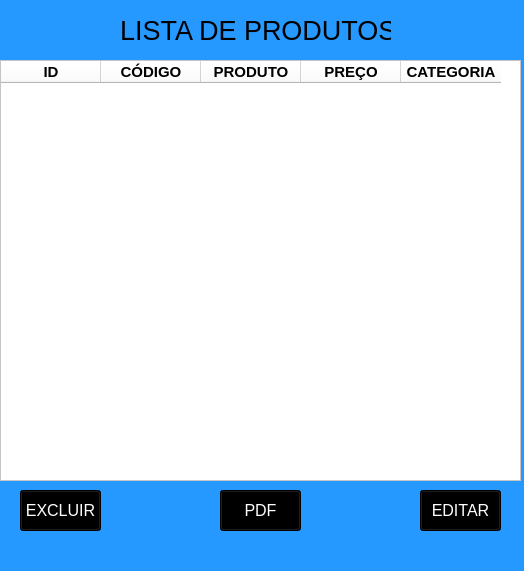
<?xml version="1.0" encoding="UTF-8"?>
<ui version="4.0">
 <class>MainWindow</class>
 <widget class="QMainWindow" name="MainWindow">
  <property name="geometry">
   <rect>
    <x>0</x>
    <y>0</y>
    <width>524</width>
    <height>571</height>
   </rect>
  </property>
  <property name="windowTitle">
   <string>MainWindow</string>
  </property>
  <property name="styleSheet">
   <string notr="true">background-color: rgb(82, 195, 255);

background-color: rgb(37, 153, 255);</string>
  </property>
  <widget class="QWidget" name="centralwidget">
   <widget class="QLabel" name="label">
    <property name="geometry">
     <rect>
      <x>120</x>
      <y>10</y>
      <width>271</width>
      <height>41</height>
     </rect>
    </property>
    <property name="font">
     <font>
      <pointsize>20</pointsize>
     </font>
    </property>
    <property name="text">
     <string>LISTA DE PRODUTOS</string>
    </property>
   </widget>
   <widget class="QTableWidget" name="tableWidget">
    <property name="geometry">
     <rect>
      <x>0</x>
      <y>60</y>
      <width>521</width>
      <height>421</height>
     </rect>
    </property>
    <property name="styleSheet">
     <string notr="true">background-color: rgb(255, 255, 255);</string>
    </property>
    <property name="gridStyle">
     <enum>Qt::DashLine</enum>
    </property>
    <column>
     <property name="text">
      <string>ID</string>
     </property>
     <property name="font">
      <font>
       <pointsize>11</pointsize>
       <weight>75</weight>
       <bold>true</bold>
      </font>
     </property>
    </column>
    <column>
     <property name="text">
      <string>CÓDIGO</string>
     </property>
     <property name="font">
      <font>
       <pointsize>11</pointsize>
       <weight>75</weight>
       <bold>true</bold>
      </font>
     </property>
    </column>
    <column>
     <property name="text">
      <string>PRODUTO</string>
     </property>
     <property name="font">
      <font>
       <pointsize>11</pointsize>
       <weight>75</weight>
       <bold>true</bold>
      </font>
     </property>
    </column>
    <column>
     <property name="text">
      <string>PREÇO</string>
     </property>
     <property name="font">
      <font>
       <pointsize>11</pointsize>
       <weight>75</weight>
       <bold>true</bold>
      </font>
     </property>
    </column>
    <column>
     <property name="text">
      <string>CATEGORIA</string>
     </property>
     <property name="font">
      <font>
       <pointsize>11</pointsize>
       <weight>75</weight>
       <bold>true</bold>
      </font>
     </property>
    </column>
   </widget>
   <widget class="QPushButton" name="pushButton">
    <property name="geometry">
     <rect>
      <x>220</x>
      <y>490</y>
      <width>81</width>
      <height>41</height>
     </rect>
    </property>
    <property name="font">
     <font>
      <pointsize>12</pointsize>
     </font>
    </property>
    <property name="styleSheet">
     <string notr="true">background-color: rgb(0, 0, 0);
color: rgb(255, 255, 255);</string>
    </property>
    <property name="text">
     <string>PDF</string>
    </property>
   </widget>
   <widget class="QPushButton" name="pushButton_2">
    <property name="geometry">
     <rect>
      <x>20</x>
      <y>490</y>
      <width>81</width>
      <height>41</height>
     </rect>
    </property>
    <property name="font">
     <font>
      <pointsize>12</pointsize>
     </font>
    </property>
    <property name="styleSheet">
     <string notr="true">background-color: rgb(0, 0, 0);
color: rgb(255, 255, 255);</string>
    </property>
    <property name="text">
     <string>EXCLUIR</string>
    </property>
   </widget>
   <widget class="QPushButton" name="pushButton_3">
    <property name="geometry">
     <rect>
      <x>420</x>
      <y>490</y>
      <width>81</width>
      <height>41</height>
     </rect>
    </property>
    <property name="font">
     <font>
      <pointsize>12</pointsize>
     </font>
    </property>
    <property name="styleSheet">
     <string notr="true">background-color: rgb(0, 0, 0);
color: rgb(255, 255, 255);</string>
    </property>
    <property name="text">
     <string>EDITAR</string>
    </property>
   </widget>
  </widget>
  <widget class="QMenuBar" name="menubar">
   <property name="geometry">
    <rect>
     <x>0</x>
     <y>0</y>
     <width>524</width>
     <height>21</height>
    </rect>
   </property>
  </widget>
  <widget class="QStatusBar" name="statusbar"/>
 </widget>
 <resources/>
 <connections/>
</ui>
